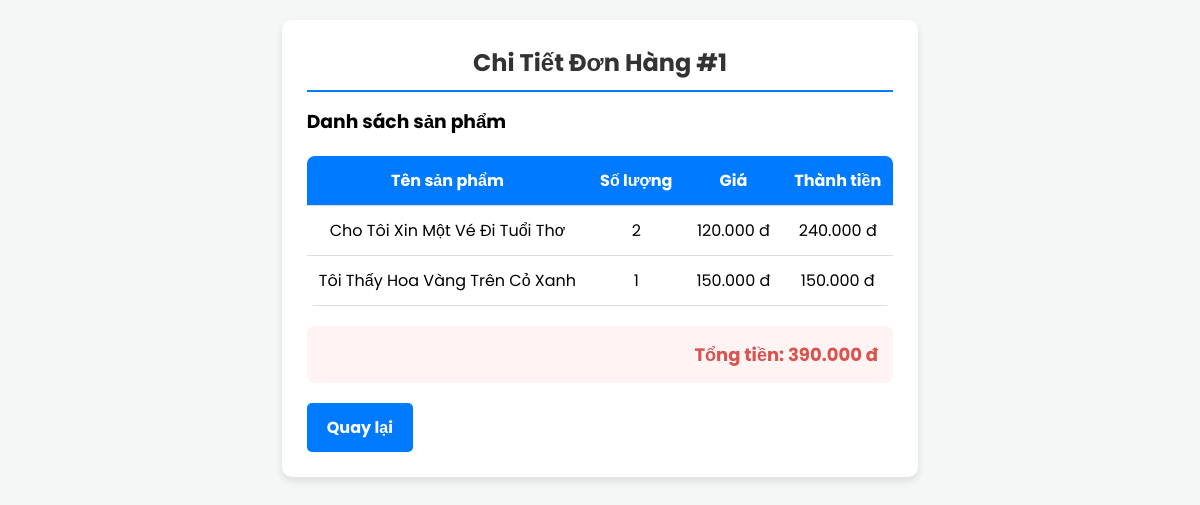
Page /FrontEnd/AdminUI/quanlidonhang/chitietdonhang.php?order_id=1 on the committed database.
### tables this page shows
CREATE TABLE IF NOT EXISTS orders (
    order_id INT AUTO_INCREMENT PRIMARY KEY,
    user_id INT,
    user_admin_id INT,
    order_date TIMESTAMP DEFAULT CURRENT_TIMESTAMP,
    total_amount DECIMAL(10, 2) NOT NULL,
    status_id INT,
    payment_method VARCHAR(50) NOT NULL,
    phone VARCHAR(15) NOT NULL,
    address VARCHAR(50),
    FOREIGN KEY (user_id) REFERENCES user(user_id)
        ON DELETE CASCADE
        ON UPDATE CASCADE,
    FOREIGN KEY (status_id) REFERENCES status(id)
        ON DELETE SET NULL
        ON UPDATE CASCADE
);

CREATE TABLE IF NOT EXISTS order_items (
    order_item_id INT AUTO_INCREMENT PRIMARY KEY,
    order_id INT,
    product_id INT,
    price DECIMAL(10, 2) NOT NULL,
    quantity INT NOT NULL DEFAULT 1, 
    review INT NOT NULL DEFAULT 0,
    FOREIGN KEY (order_id) REFERENCES orders(order_id)
        ON DELETE CASCADE
        ON UPDATE CASCADE,
    FOREIGN KEY (product_id) REFERENCES product(product_id)
        ON DELETE CASCADE
        ON UPDATE CASCADE
);

CREATE TABLE IF NOT EXISTS product (
    product_id INT AUTO_INCREMENT PRIMARY KEY,
    product_name VARCHAR(100) NOT NULL,
    product_description TEXT,
    price DECIMAL(10, 2) NOT NULL,
    stock_quantity INT NOT NULL DEFAULT 0,
    status_id INT,
    image_url VARCHAR(255),
    created_at TIMESTAMP DEFAULT CURRENT_TIMESTAMP,
    updated_at TIMESTAMP DEFAULT CURRENT_TIMESTAMP ON UPDATE CURRENT_TIMESTAMP,
    FOREIGN KEY (status_id) REFERENCES status(id)
        ON DELETE SET NULL
        ON UPDATE CASCADE
);

### FrontEnd/AdminUI/quanlidonhang/chitietdonhang.php (the view, shortened to what this page needs)
<?php
if (isset($_GET['order_id'])) {
    $order_id = mysqli_real_escape_string($conn, $_GET['order_id']);
    $query = "SELECT orders.order_id
              FROM order_items
              JOIN orders ON order_items.order_id = orders.order_id
              WHERE orders.order_id = '$order_id'";
    $result = mysqli_query($conn, $query);
    $order = mysqli_fetch_assoc($result);
    $query_items = "SELECT product.product_name, order_items.quantity, product.price
                    FROM order_items
                    JOIN product ON order_items.product_id = product.product_id
                    WHERE order_items.order_id = '$order_id'";
    $result_items = mysqli_query($conn, $query_items);
}
?>
<!DOCTYPE html>
<html lang="vi">
<head>
</head>
<body>
<div class="container">
    <h2>Chi Tiết Đơn Hàng #<?= htmlspecialchars($order['order_id']) ?></h2>
    <h3>Danh sách sản phẩm</h3>
    <table>
        <thead>
            <tr>
                <th>Tên sản phẩm</th>
                <th>Số lượng</th>
                <th>Giá</th>
                <th>Thành tiền</th>
            </tr>
        </thead>
        <tbody>
            <?php
                $total_price = 0;
                while ($item = mysqli_fetch_assoc($result_items)) {
                    $subtotal = $item['quantity'] * $item['price'];
                    $total_price += $subtotal;
            ?>
                <tr>
                    <td><?= htmlspecialchars($item['product_name']) ?></td>
                    <td><?= htmlspecialchars($item['quantity']) ?></td>
                    <td><?= number_format($item['price'], 0, ',', '.') ?> đ</td>
                    <td><?= number_format($subtotal, 0, ',', '.') ?> đ</td>
                </tr>
            <?php } ?>
        </tbody>
    </table>
    <div class="total">
        Tổng tiền: <?= number_format($total_price, 0, ',', '.') ?> đ
    </div>
    <a href="index.php?action=quanlidonhang&query=them" class="back-btn">Quay lại</a>
</div>
</body>
</html>

### FrontEnd/AdminUI/quanlidonhang/chitietdonhang.php (style rules this page uses)
* { margin: 0; padding: 0; box-sizing: border-box; font-family: 'Poppins', sans-serif; }
body { font-family: 'Arial', sans-serif; background-color: #f4f7f6; padding: 20px; display: flex; justify-content: center; align-items: center; }
.container { max-width: 900px; background: #fff; padding: 25px; border-radius: 10px; box-shadow: 0 4px 8px rgba(0, 0, 0, 0.1); }
h2 { color: #333; margin-bottom: 15px; border-bottom: 2px solid #007bff; padding-bottom: 10px; text-align: center; }
table { width: 100%; border-collapse: collapse; margin-top: 20px; background: #fff; border-radius: 8px; overflow: hidden; }
th, td { padding: 12px; text-align: center; border-bottom: 1px solid #ddd; }
th { background: #007bff; color: #fff; }
.total { margin-top: 20px; font-size: 18px; font-weight: bold; text-align: right; color: #d9534f; padding: 15px; background: #fff3f3; border-radius: 8px; }
.back-btn { display: inline-block; margin-top: 20px; padding: 12px 20px; background-color: #007bff; color: white; text-decoration: none; border-radius: 5px; font-size: 16px; font-weight: bold; transition: 0.3s; text-align: center; }

### rows in the picture
orders: order_id "1"
order_items: product.product_name "Cho Tôi Xin Một Vé Đi Tuổi Thơ", quantity "2", product.price "120.000", quantity.price "240.000"
order_items: product.product_name "Tôi Thấy Hoa Vàng Trên Cỏ Xanh", quantity "1", product.price "150.000", quantity.price "150.000"

### other values in the picture
$total_price "390.000"
